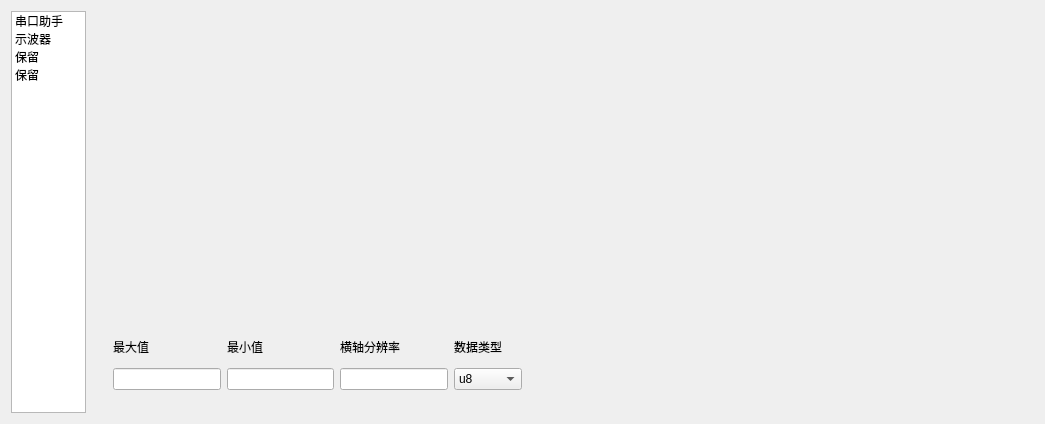
<?xml version="1.0" encoding="UTF-8"?>
<ui version="4.0">
 <class>MySerialPort</class>
 <widget class="QWidget" name="MySerialPort">
  <property name="windowModality">
   <enum>Qt::NonModal</enum>
  </property>
  <property name="geometry">
   <rect>
    <x>0</x>
    <y>0</y>
    <width>1045</width>
    <height>424</height>
   </rect>
  </property>
  <property name="sizePolicy">
   <sizepolicy hsizetype="Preferred" vsizetype="Preferred">
    <horstretch>0</horstretch>
    <verstretch>0</verstretch>
   </sizepolicy>
  </property>
  <property name="maximumSize">
   <size>
    <width>1000000</width>
    <height>1000000</height>
   </size>
  </property>
  <property name="windowTitle">
   <string>MySerialPort</string>
  </property>
  <layout class="QHBoxLayout" name="horizontalLayout_2">
   <item>
    <layout class="QHBoxLayout" name="horizontalLayout" stretch="0,0">
     <property name="sizeConstraint">
      <enum>QLayout::SetDefaultConstraint</enum>
     </property>
     <item>
      <widget class="QListWidget" name="listWidget">
       <property name="maximumSize">
        <size>
         <width>80</width>
         <height>16777215</height>
        </size>
       </property>
       <property name="modelColumn">
        <number>0</number>
       </property>
       <item>
        <property name="text">
         <string>串口助手</string>
        </property>
       </item>
       <item>
        <property name="text">
         <string>示波器</string>
        </property>
       </item>
       <item>
        <property name="text">
         <string>保留</string>
        </property>
       </item>
       <item>
        <property name="text">
         <string>保留</string>
        </property>
       </item>
      </widget>
     </item>
     <item>
      <widget class="QStackedWidget" name="stackedWidget">
       <property name="sizePolicy">
        <sizepolicy hsizetype="Expanding" vsizetype="Expanding">
         <horstretch>0</horstretch>
         <verstretch>0</verstretch>
        </sizepolicy>
       </property>
       <property name="minimumSize">
        <size>
         <width>0</width>
         <height>0</height>
        </size>
       </property>
       <property name="frameShape">
        <enum>QFrame::NoFrame</enum>
       </property>
       <property name="currentIndex">
        <number>1</number>
       </property>
       <widget class="QWidget" name="page">
        <property name="sizePolicy">
         <sizepolicy hsizetype="Expanding" vsizetype="Expanding">
          <horstretch>0</horstretch>
          <verstretch>0</verstretch>
         </sizepolicy>
        </property>
        <layout class="QHBoxLayout" name="horizontalLayout_3">
         <property name="spacing">
          <number>0</number>
         </property>
         <property name="leftMargin">
          <number>0</number>
         </property>
         <property name="topMargin">
          <number>0</number>
         </property>
         <property name="rightMargin">
          <number>0</number>
         </property>
         <property name="bottomMargin">
          <number>0</number>
         </property>
         <item>
          <layout class="QGridLayout" name="gridLayout_2">
           <property name="sizeConstraint">
            <enum>QLayout::SetMaximumSize</enum>
           </property>
           <property name="spacing">
            <number>0</number>
           </property>
           <item row="0" column="0" rowspan="6">
            <widget class="QTextEdit" name="recetEdit"/>
           </item>
           <item row="0" column="1" rowspan="6" colspan="3">
            <widget class="QTableWidget" name="inputTable">
             <property name="sizePolicy">
              <sizepolicy hsizetype="Preferred" vsizetype="Preferred">
               <horstretch>0</horstretch>
               <verstretch>0</verstretch>
              </sizepolicy>
             </property>
             <property name="minimumSize">
              <size>
               <width>350</width>
               <height>0</height>
              </size>
             </property>
             <property name="maximumSize">
              <size>
               <width>380</width>
               <height>16777215</height>
              </size>
             </property>
             <property name="columnCount">
              <number>0</number>
             </property>
            </widget>
           </item>
           <item row="7" column="3">
            <widget class="QPushButton" name="pushButton">
             <property name="minimumSize">
              <size>
               <width>0</width>
               <height>50</height>
              </size>
             </property>
             <property name="text">
              <string>删除</string>
             </property>
            </widget>
           </item>
           <item row="7" column="0">
            <layout class="QGridLayout" name="gridLayout" rowstretch="0,0">
             <property name="sizeConstraint">
              <enum>QLayout::SetDefaultConstraint</enum>
             </property>
             <property name="spacing">
              <number>0</number>
             </property>
             <item row="0" column="2">
              <widget class="QLabel" name="databitLabel">
               <property name="frameShape">
                <enum>QFrame::StyledPanel</enum>
               </property>
               <property name="text">
                <string>数据位</string>
               </property>
               <property name="alignment">
                <set>Qt::AlignCenter</set>
               </property>
              </widget>
             </item>
             <item row="0" column="3">
              <widget class="QLabel" name="stopbitLabel">
               <property name="frameShape">
                <enum>QFrame::StyledPanel</enum>
               </property>
               <property name="text">
                <string>停止位</string>
               </property>
               <property name="alignment">
                <set>Qt::AlignCenter</set>
               </property>
              </widget>
             </item>
             <item row="0" column="4">
              <widget class="QLabel" name="parityLabel">
               <property name="frameShape">
                <enum>QFrame::StyledPanel</enum>
               </property>
               <property name="text">
                <string>校验</string>
               </property>
               <property name="alignment">
                <set>Qt::AlignCenter</set>
               </property>
              </widget>
             </item>
             <item row="0" column="1">
              <widget class="QLabel" name="baudRateLabel">
               <property name="frameShape">
                <enum>QFrame::StyledPanel</enum>
               </property>
               <property name="text">
                <string>波特率</string>
               </property>
               <property name="alignment">
                <set>Qt::AlignCenter</set>
               </property>
              </widget>
             </item>
             <item row="0" column="0">
              <widget class="QLabel" name="portNameLabel">
               <property name="frameShape">
                <enum>QFrame::StyledPanel</enum>
               </property>
               <property name="text">
                <string>串口号</string>
               </property>
               <property name="alignment">
                <set>Qt::AlignCenter</set>
               </property>
              </widget>
             </item>
             <item row="0" column="5">
              <widget class="QLabel" name="rTypeLabel">
               <property name="frameShape">
                <enum>QFrame::StyledPanel</enum>
               </property>
               <property name="text">
                <string>接收格式</string>
               </property>
               <property name="alignment">
                <set>Qt::AlignCenter</set>
               </property>
              </widget>
             </item>
             <item row="1" column="0">
              <widget class="QComboBox" name="portNameBox"/>
             </item>
             <item row="1" column="3">
              <widget class="QComboBox" name="stopbitBox">
               <item>
                <property name="text">
                 <string>1位</string>
                </property>
               </item>
               <item>
                <property name="text">
                 <string>1.5位</string>
                </property>
               </item>
               <item>
                <property name="text">
                 <string>2位</string>
                </property>
               </item>
              </widget>
             </item>
             <item row="0" column="6" rowspan="2">
              <widget class="QPushButton" name="connectBtn">
               <property name="minimumSize">
                <size>
                 <width>0</width>
                 <height>50</height>
                </size>
               </property>
               <property name="text">
                <string>未连接</string>
               </property>
              </widget>
             </item>
             <item row="1" column="5">
              <widget class="QComboBox" name="rTypeBox">
               <item>
                <property name="text">
                 <string>十六进制</string>
                </property>
               </item>
               <item>
                <property name="text">
                 <string>字符串</string>
                </property>
               </item>
               <item>
                <property name="text">
                 <string>文件</string>
                </property>
               </item>
              </widget>
             </item>
             <item row="1" column="1">
              <widget class="QComboBox" name="baudRateBox">
               <property name="currentIndex">
                <number>6</number>
               </property>
               <item>
                <property name="text">
                 <string>150</string>
                </property>
               </item>
               <item>
                <property name="text">
                 <string>300</string>
                </property>
               </item>
               <item>
                <property name="text">
                 <string>600</string>
                </property>
               </item>
               <item>
                <property name="text">
                 <string>1200</string>
                </property>
               </item>
               <item>
                <property name="text">
                 <string>2400</string>
                </property>
               </item>
               <item>
                <property name="text">
                 <string>4800</string>
                </property>
               </item>
               <item>
                <property name="text">
                 <string>9600</string>
                </property>
               </item>
               <item>
                <property name="text">
                 <string>19200</string>
                </property>
               </item>
               <item>
                <property name="text">
                 <string>38400</string>
                </property>
               </item>
               <item>
                <property name="text">
                 <string>57600</string>
                </property>
               </item>
               <item>
                <property name="text">
                 <string>115200</string>
                </property>
               </item>
               <item>
                <property name="text">
                 <string>128000</string>
                </property>
               </item>
               <item>
                <property name="text">
                 <string>256000</string>
                </property>
               </item>
              </widget>
             </item>
             <item row="1" column="4">
              <widget class="QComboBox" name="parityBox">
               <item>
                <property name="text">
                 <string>无校验</string>
                </property>
               </item>
               <item>
                <property name="text">
                 <string>奇校验</string>
                </property>
               </item>
               <item>
                <property name="text">
                 <string>偶校验</string>
                </property>
               </item>
               <item>
                <property name="text">
                 <string>置1</string>
                </property>
               </item>
               <item>
                <property name="text">
                 <string>置0</string>
                </property>
               </item>
              </widget>
             </item>
             <item row="1" column="2">
              <widget class="QComboBox" name="databitBox">
               <property name="currentIndex">
                <number>3</number>
               </property>
               <item>
                <property name="text">
                 <string>5位</string>
                </property>
               </item>
               <item>
                <property name="text">
                 <string>6位</string>
                </property>
               </item>
               <item>
                <property name="text">
                 <string>7位</string>
                </property>
               </item>
               <item>
                <property name="text">
                 <string>8位</string>
                </property>
               </item>
              </widget>
             </item>
             <item row="0" column="8" rowspan="2">
              <widget class="QPushButton" name="pushButton_3">
               <property name="minimumSize">
                <size>
                 <width>0</width>
                 <height>50</height>
                </size>
               </property>
               <property name="text">
                <string>清空</string>
               </property>
              </widget>
             </item>
             <item row="0" column="7">
              <spacer name="horizontalSpacer">
               <property name="orientation">
                <enum>Qt::Horizontal</enum>
               </property>
               <property name="sizeHint" stdset="0">
                <size>
                 <width>40</width>
                 <height>20</height>
                </size>
               </property>
              </spacer>
             </item>
            </layout>
           </item>
           <item row="7" column="2">
            <widget class="QPushButton" name="addItemBtn">
             <property name="minimumSize">
              <size>
               <width>0</width>
               <height>50</height>
              </size>
             </property>
             <property name="text">
              <string>添加</string>
             </property>
            </widget>
           </item>
           <item row="7" column="1">
            <widget class="QPushButton" name="pushButton_2">
             <property name="minimumSize">
              <size>
               <width>0</width>
               <height>50</height>
              </size>
             </property>
             <property name="text">
              <string>循环</string>
             </property>
            </widget>
           </item>
          </layout>
         </item>
        </layout>
       </widget>
       <widget class="QWidget" name="page_2">
        <widget class="QWidget" name="gridLayoutWidget">
         <property name="geometry">
          <rect>
           <x>10</x>
           <y>310</y>
           <width>431</width>
           <height>80</height>
          </rect>
         </property>
         <layout class="QGridLayout" name="gridLayout_3">
          <item row="0" column="2">
           <widget class="QLabel" name="label_3">
            <property name="text">
             <string>横轴分辨率</string>
            </property>
           </widget>
          </item>
          <item row="0" column="1">
           <widget class="QLabel" name="label_2">
            <property name="text">
             <string>最小值</string>
            </property>
           </widget>
          </item>
          <item row="0" column="0">
           <widget class="QLabel" name="label">
            <property name="text">
             <string>最大值</string>
            </property>
           </widget>
          </item>
          <item row="1" column="2">
           <widget class="QLineEdit" name="lineEdit_3"/>
          </item>
          <item row="1" column="0">
           <widget class="QLineEdit" name="lineEdit"/>
          </item>
          <item row="1" column="1">
           <widget class="QLineEdit" name="lineEdit_2"/>
          </item>
          <item row="0" column="3">
           <widget class="QLabel" name="label_4">
            <property name="text">
             <string>数据类型</string>
            </property>
           </widget>
          </item>
          <item row="1" column="3">
           <widget class="QComboBox" name="comboBox">
            <item>
             <property name="text">
              <string>u8</string>
             </property>
            </item>
            <item>
             <property name="text">
              <string>s8</string>
             </property>
            </item>
            <item>
             <property name="text">
              <string>u16</string>
             </property>
            </item>
            <item>
             <property name="text">
              <string>s16</string>
             </property>
            </item>
            <item>
             <property name="text">
              <string>u32</string>
             </property>
            </item>
            <item>
             <property name="text">
              <string>s32</string>
             </property>
            </item>
            <item>
             <property name="text">
              <string>double</string>
             </property>
            </item>
            <item>
             <property name="text">
              <string>float</string>
             </property>
            </item>
           </widget>
          </item>
         </layout>
        </widget>
        <widget class="QCustomPlot" name="customPlot" native="true">
         <property name="geometry">
          <rect>
           <x>10</x>
           <y>10</y>
           <width>691</width>
           <height>301</height>
          </rect>
         </property>
        </widget>
       </widget>
      </widget>
     </item>
    </layout>
   </item>
  </layout>
 </widget>
 <layoutdefault spacing="6" margin="11"/>
 <customwidgets>
  <customwidget>
   <class>QCustomPlot</class>
   <extends>QWidget</extends>
   <header>qcustomplot.h</header>
   <container>1</container>
  </customwidget>
 </customwidgets>
 <resources/>
 <connections/>
</ui>
